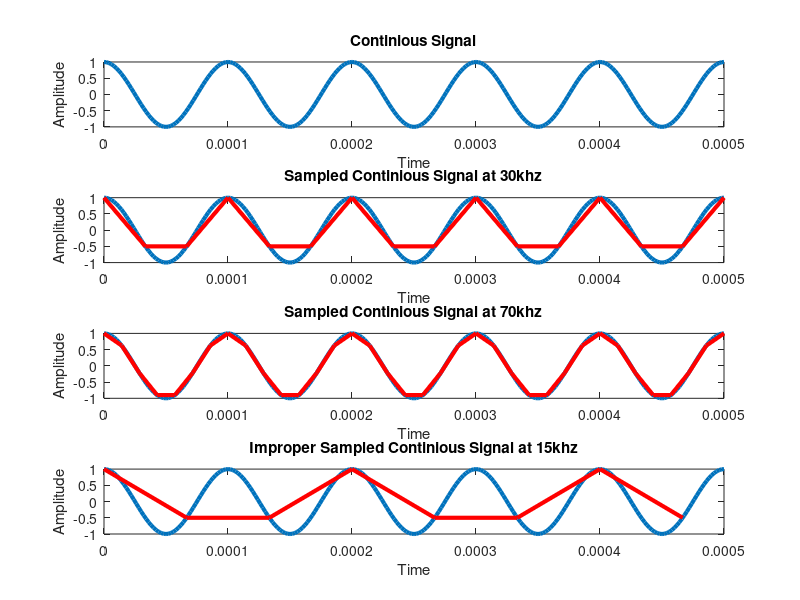

Here is the MATLAB script that generated this plot:
clc;
clear;
fs1=500e3;
f=10e3;
cycles=5;
t1=0:1/fs1:cycles/f;
x1=cos(2*pi*t1*f);
subplot(411);
plot(t1, x1,'linewidth', 3);
title('Continious Signal');
xlabel('Time');
ylabel('Amplitude');

fs2=30e3;
t2=0:1/fs2:cycles/f;
x2=cos(2*pi*t2*f);
subplot(412);
plot(t1, x1,'linewidth', 3);
title(sprintf('Sampled Continious Signal at %dkhz', fs2/1e3));
xlabel('Time');
ylabel('Amplitude');
hold on;
plot(t2, x2, 'r', 'linewidth', 3);

fs3=70e3;
t3=0:1/fs3:cycles/f;
x3=cos(2*pi*t3*f);
subplot(413);
plot(t1, x1, 'linewidth', 3);
title(sprintf('Sampled Continious Signal at %dkhz', fs3/1e3));
xlabel('Time');
ylabel('Amplitude');
hold on;
plot(t3, x3, 'r', 'linewidth', 3);

fs4=15e3;
t4=0:1/fs4:cycles/f;
x4=cos(2*pi*t4*f);
subplot(414);
plot(t1, x1, 'linewidth', 3);
title(sprintf('Improper Sampled Continious Signal at %dkhz', fs4/1e3));
xlabel('Time');
ylabel('Amplitude');
hold on;
plot(t4, x4, 'r', 'linewidth', 3);